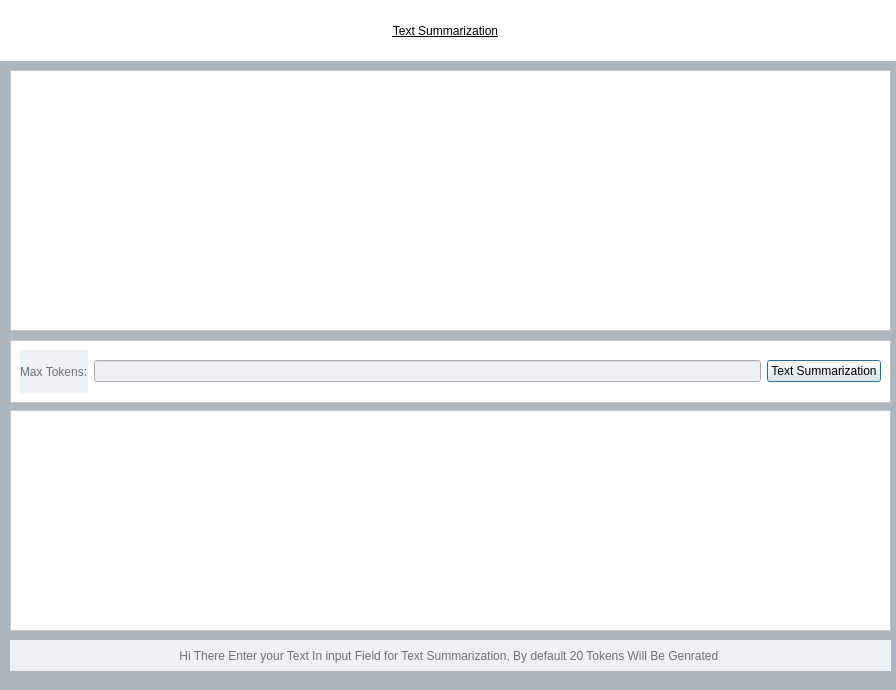
<?xml version="1.0" encoding="UTF-8"?>
<ui version="4.0">
 <class>Dialog</class>
 <widget class="QDialog" name="Dialog">
  <property name="geometry">
   <rect>
    <x>0</x>
    <y>0</y>
    <width>896</width>
    <height>690</height>
   </rect>
  </property>
  <property name="windowTitle">
   <string>Dialog</string>
  </property>
  <property name="styleSheet">
   <string notr="true">background-color: #adb5bd;</string>
  </property>
  <widget class="QLabel" name="label">
   <property name="geometry">
    <rect>
     <x>-10</x>
     <y>0</y>
     <width>911</width>
     <height>61</height>
    </rect>
   </property>
   <property name="styleSheet">
    <string notr="true">font: 16pt &quot;SimSun-ExtB&quot;;
background-color:#ffffff;;
text-decoration: underline;</string>
   </property>
   <property name="text">
    <string>Text Summarization</string>
   </property>
   <property name="alignment">
    <set>Qt::AlignCenter</set>
   </property>
  </widget>
  <widget class="QTextEdit" name="entertext">
   <property name="enabled">
    <bool>true</bool>
   </property>
   <property name="geometry">
    <rect>
     <x>10</x>
     <y>70</y>
     <width>881</width>
     <height>261</height>
    </rect>
   </property>
   <property name="styleSheet">
    <string notr="true">background-color:#ffffff;
font: 12pt &quot;Segoe Script&quot;;
</string>
   </property>
  </widget>
  <widget class="QTextEdit" name="textsummerizationinputfield">
   <property name="enabled">
    <bool>false</bool>
   </property>
   <property name="geometry">
    <rect>
     <x>10</x>
     <y>410</y>
     <width>881</width>
     <height>221</height>
    </rect>
   </property>
   <property name="styleSheet">
    <string notr="true">background-color:#ffffff;
font: 12pt &quot;Segoe Script&quot;;
</string>
   </property>
  </widget>
  <widget class="QLabel" name="llmlabel">
   <property name="geometry">
    <rect>
     <x>10</x>
     <y>640</y>
     <width>881</width>
     <height>31</height>
    </rect>
   </property>
   <property name="styleSheet">
    <string notr="true">background-color: #edf2f4;
font: 75 italic 12pt &quot;Book Antiqua&quot;;
color:rgb(113, 113, 113)</string>
   </property>
   <property name="text">
    <string>Hi There Enter your Text In input Field for Text Summarization, By default 20 Tokens Will Be Genrated </string>
   </property>
   <property name="alignment">
    <set>Qt::AlignCenter</set>
   </property>
  </widget>
  <widget class="QFrame" name="frame">
   <property name="geometry">
    <rect>
     <x>10</x>
     <y>340</y>
     <width>881</width>
     <height>63</height>
    </rect>
   </property>
   <property name="styleSheet">
    <string notr="true">background-color:#ffffff;
font: 12pt &quot;Segoe Script&quot;;
</string>
   </property>
   <property name="frameShape">
    <enum>QFrame::StyledPanel</enum>
   </property>
   <property name="frameShadow">
    <enum>QFrame::Raised</enum>
   </property>
   <layout class="QHBoxLayout" name="horizontalLayout">
    <item>
     <widget class="QLabel" name="label_4">
      <property name="styleSheet">
       <string notr="true">background-color: #edf2f4;
font: 75 italic 15pt &quot;Book Antiqua&quot;;
color:rgb(113, 113, 113)</string>
      </property>
      <property name="text">
       <string>Max Tokens:</string>
      </property>
     </widget>
    </item>
    <item>
     <widget class="QLineEdit" name="textsummerizationlenght">
      <property name="styleSheet">
       <string notr="true">background-color: #edf2f4;
font: 75 italic 15pt &quot;Book Antiqua&quot;;
color:rgb(113, 113, 113)</string>
      </property>
     </widget>
    </item>
    <item>
     <widget class="QPushButton" name="BTNtextsummarization">
      <property name="styleSheet">
       <string notr="true">background-color: #edf2f4;
font: 75 italic 15pt &quot;Book Antiqua&quot;;</string>
      </property>
      <property name="text">
       <string>Text Summarization</string>
      </property>
     </widget>
    </item>
   </layout>
  </widget>
 </widget>
 <resources/>
 <connections/>
</ui>
